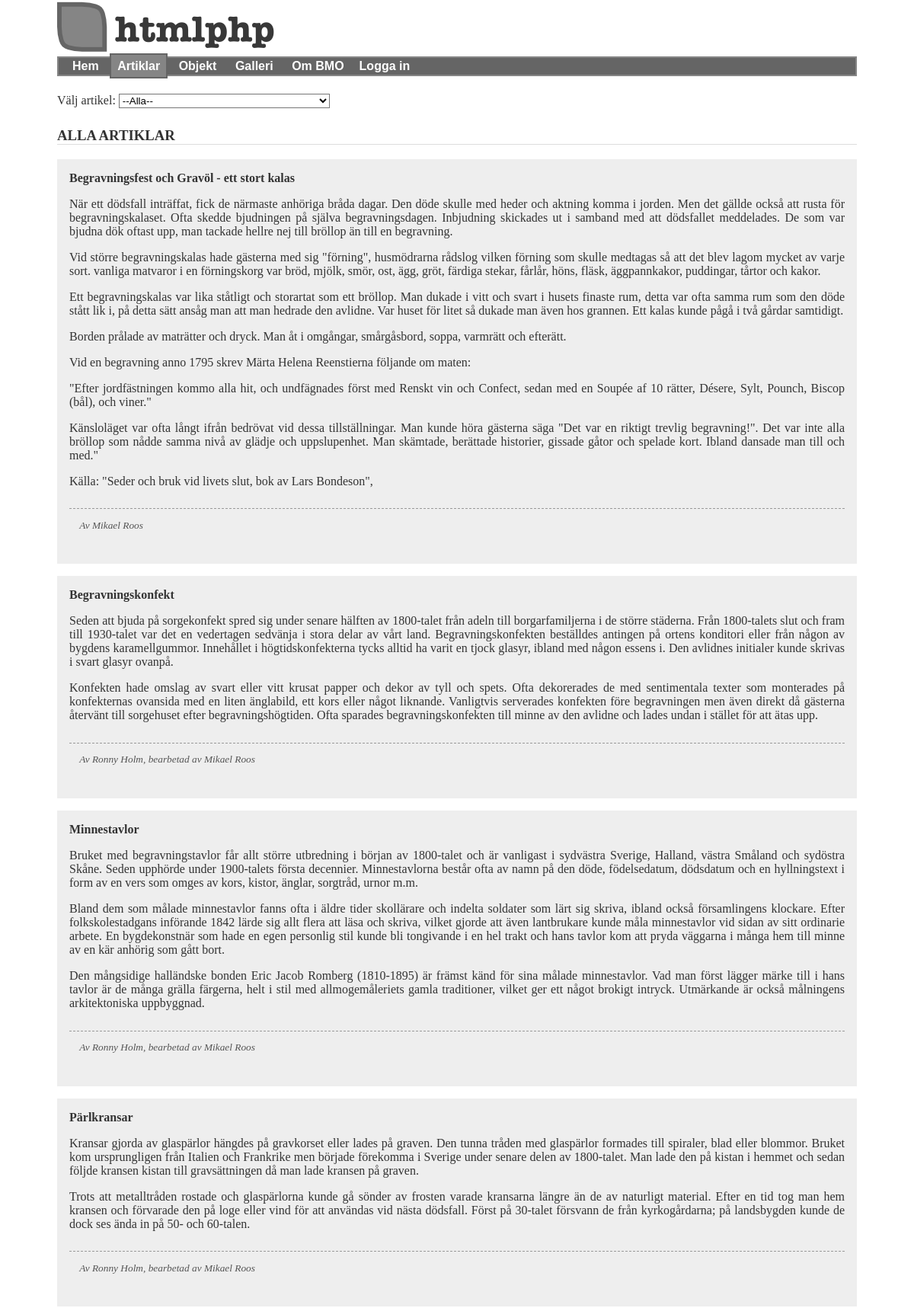
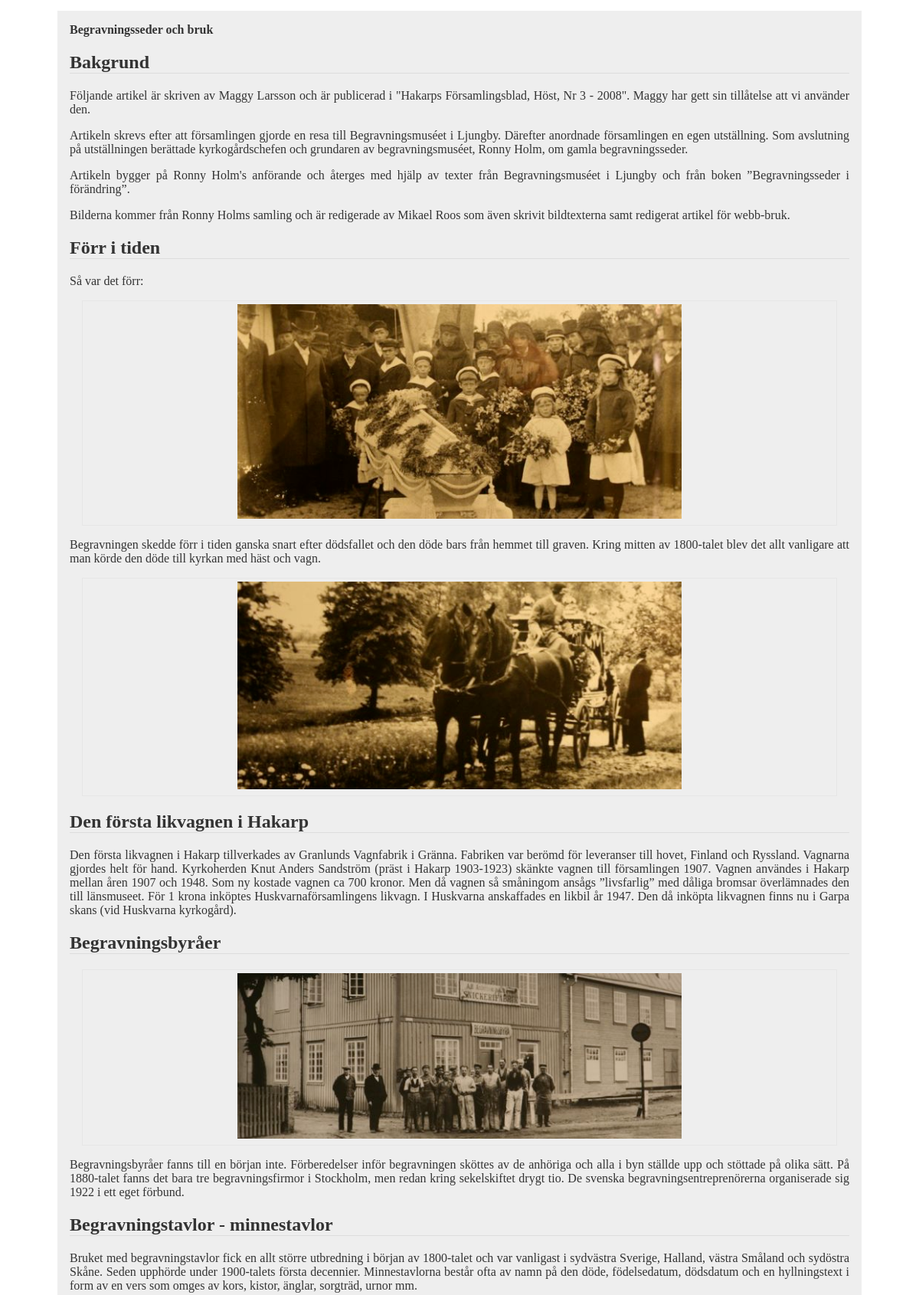
The app's page /article.php (upper part) with its own data (2 pictures, top to bottom).
### tables this page shows
CREATE TABLE "Article" ("id" INTEGER PRIMARY KEY  AUTOINCREMENT  NOT NULL  UNIQUE , "category" TEXT, "title" TEXT, "content" TEXT, "author" TEXT, "pubdate" DATETIME NOT NULL  DEFAULT CURRENT_DATE);

### incl/article/default.php (the view, shortened to what this page needs)
<?php
$stmt = $db->prepare('SELECT * FROM Article WHERE category = "article" ORDER BY pubdate DESC');
$stmt->execute();
$res = $stmt->fetchAll(PDO::FETCH_ASSOC);
?>
<div id='selector'>
  Välj artikel:
  <select onchange="changeContent(this)">
    <option value='all'>--Alla--</option>
  </select>
</div>
<div id='head-all'><h1>Alla artiklar</h1></div>
<?php
$i = 0;
foreach($res as $article): ?>
  <div class='article' id='<?php echo $i++; ?>'>
    <strong><?php echo $article['title']; ?></strong><br>
    <?php echo $article['content']; ?>
    <p class='articleauth'><?php echo $article['author']; ?></p>
  </div>
<?php endforeach; ?>

### incl/header.php (shortened to what this page needs)
<!doctype html>
<html lang="sv">
<head>
	<?php echo stylesheet(); ?>
</head>
<body<?php echo isset($pageId) ? " id='$pageId' " : ""; ?>>
	<header>
		<?php echo logo(); ?>
		<?php echo menu(); ?>
	</header>

### incl/static.php (shortened to what this page needs)
<?php
function stylesheet() {
  if (isset($_SESSION['stylesheet'])) {
    return "<link rel='stylesheet' href='style/" . $_SESSION['stylesheet'] . "'";
  }
  else {
      return "<link rel='stylesheet' href='style/stylesheet.css' title='General stylesheet'>";
  };
}
function logo() {
  if (isset($_SESSION['stylesheet']) && $_SESSION['stylesheet'] == "fancy.css") {
    return "<a href='index.php'><img src='img/fancy.png' alt='fancy logo' width=200 height=90></a>";
  }
  else {
    return "<a href='index.php'><img src='img/logo.png' alt='htmlphp logo' width=300 height=70></a>";
  }
}
function menu() {
  return "<nav class='navmenu'>
    <a id='index-' href='index.php'>Hem</a>
    <a id='article-' href='article.php'>Artiklar</a>
    <a id='object-' href='object.php'>Objekt</a>
    <a id='gallery-' href='gallery.php'>Galleri</a>
    <a id='about-' href='about.php'>Om BMO</a>"
    . userLoginMenu() .
  "</nav>";
}

### src/login.php (shortened to what this page needs)
<?php
function userIsAuthenticated() {
  if(isset($_SESSION['authenticated'])) {
    return $_SESSION['authenticated'];
  } else {
    return false;
  }
}
function userLoginMenu() {
  $menu = array(
    "login"   => array(
      "title" => "Logga in",
      "link" => "login.php?p=login",
    ),
    "logout" => array(
      "title" => "Logga ut",
      "link"   => "login.php?p=logout",
    ),
  );
  if(userIsAuthenticated()) {
    unset($menu['login']);
  } else {
    unset($menu['logout']);
  }
  $html = "";
  foreach($menu as $key=>$val) {
    $html .= "<a id='$key-' href='".$val['link']."'>".$val['title']."</a> ";
  }
  return $html;
}

### article.php (shortened to what this page needs)
<?php
$pageId = "article";
$path = "incl/article";
$file = "default.php";
?>
<?php include("incl/header.php"); ?>
<section id="content">
  <?php if (userIsAuthenticated()) {?>
    <aside class="right" style="width:22%;">
      <?php include("$path/aside.php"); ?>
    </aside>
  <article class="left border justify-para" style="width:72%;">
  <?php }
  else { ?>
    <article class="left justify-para">
  <?php } ?>
    <?php include("$path/$file"); ?>
  </article>
</section>
<?php include("incl/footer.php"); ?>

### incl/footer.php (shortened to what this page needs)
</body>
</html>

### style/stylesheet.css (style rules this page uses)
html,body { margin:0;padding:0; }
html { overflow-y:scroll; }
html { background:#E6E6E6; }
body { background:#fff; }
body { font-family:Georgia, serif;color:#333; }
h1 { text-transform:uppercase; }
h1,h2 { border-bottom:1px solid #dddddd; }
img { border:0; }
header,footer,nav,article,section,aside,figure,figcaption { display:block; }
header, section#content, footer#bottom { margin:0 auto;width:1050px; }
section#content { padding:1em 0 1em 0; }
section#content { overflow:auto; }
a { color: inherit; outline:0; }
nav.navmenu { font-family: arial; font-weight: bold; padding: 2px 8px; background:#656565; border:2px solid #858585; }
nav.navmenu a { padding:6px 8px;text-decoration:none;border:2px solid transparent;color:#fff; }
figure { border:1px solid #E6E6E6;padding:4px;margin:1em;text-align:center; }
.left { float:left; }
.justify, .justify-para p { text-align:justify; }
body#index a#index-, body#object a#object-, body#about a#about-, body#login a#login-, body#logout a#logout-, body#article a#article- { background:#858585;border:2px solid #656565; }
.article { background: #EEEEEE; padding: 1em; margin-bottom: 1em; }
.articleauth { clear: both; border-top: 1px dashed #999999; margin-top:2em; padding: 1em; color: #555555; font-size: smaller; font-style:italic; }

### style/forms.css (style rules this page uses)
select { background-color:#fff; border-width:1px; border-style:solid; }
input[type=text], input[type=password], input.text, input.title, textarea, select { margin:0.5em 0; }

### records on screen
article: title "Begravningsfest och Gravöl - ett stort kalas", content "När ett dödsfall inträffat, fick de närmaste anhöriga bråda dagar. Den döde skulle med heder och aktning komma i jorden. Men det gällde också att rusta för begravningskalaset. Ofta skedde bjudningen på själva begravningsdagen. Inbjudning skickades ut i samband med att dödsfallet meddelades. De som var bjudna dök oftast upp, man tackade hellre nej till bröllop än till en begravning. Vid större begravningskalas hade gästerna med sig \"förning\", husmödrarna rådslog vilken förning som skulle medtagas så att det blev lagom mycket av varje sort. vanliga matvaror i en förningskorg var bröd, mjölk, smör, ost, ägg, gröt, färdiga stekar, fårlår, höns, fläsk, äggpannkakor, puddingar, tårtor och kakor.…", author "Av Mikael Roos"
article: title "Begravningskonfekt", content "Seden att bjuda på sorgekonfekt spred sig under senare hälften av 1800-talet från adeln till borgarfamiljerna i de större städerna. Från 1800-talets slut och fram till 1930-talet var det en vedertagen sedvänja i stora delar av vårt land. Begravningskonfekten beställdes antingen på ortens konditori eller från någon av bygdens karamellgummor. Innehållet i högtidskonfekterna tycks alltid ha varit en tjock glasyr, ibland med någon essens i. Den avlidnes initialer kunde skrivas i svart glasyr ovanpå. Konfekten hade omslag av svart eller vitt krusat papper och dekor av tyll och spets. Ofta dekorerades de med sentimentala texter som monterades på konfekternas ovansida med en liten änglabild, ett…", author "Av Ronny Holm, bearbetad av Mikael Roos"
article: title "Minnestavlor", content "Bruket med begravningstavlor får allt större utbredning i början av 1800-talet och är vanligast i sydvästra Sverige, Halland, västra Småland och sydöstra Skåne. Seden upphörde under 1900-talets första decennier. Minnestavlorna består ofta av namn på den döde, födelsedatum, dödsdatum och en hyllningstext i form av en vers som omges av kors, kistor, änglar, sorgtråd, urnor m.m. Bland dem som målade minnestavlor fanns ofta i äldre tider skollärare och indelta soldater som lärt sig skriva, ibland också församlingens klockare. Efter folkskolestadgans införande 1842 lärde sig allt flera att läsa och skriva, vilket gjorde att även lantbrukare kunde måla minnestavlor vid sidan av sitt ordinarie…", author "Av Ronny Holm, bearbetad av Mikael Roos"
article: title "Pärlkransar", content "Kransar gjorda av glaspärlor hängdes på gravkorset eller lades på graven. Den tunna tråden med glaspärlor formades till spiraler, blad eller blommor. Bruket kom ursprungligen från Italien och Frankrike men började förekomma i Sverige under senare delen av 1800-talet. Man lade den på kistan i hemmet och sedan följde kransen kistan till gravsättningen då man lade kransen på graven. Trots att metalltråden rostade och glaspärlorna kunde gå sönder av frosten varade kransarna längre än de av naturligt material. Efter en tid tog man hem kransen och förvarade den på loge eller vind för att användas vid nästa dödsfall. Först på 30-talet försvann de från kyrkogårdarna; på landsbygden kunde de dock…", author "Av Ronny Holm, bearbetad av Mikael Roos"
article: title "Begravningsseder och bruk", content "Bakgrund Följande artikel är skriven av Maggy Larsson och är publicerad i \"Hakarps Församlingsblad, Höst, Nr 3 - 2008\". Maggy har gett sin tillåtelse att vi använder den. Artikeln skrevs efter att församlingen gjorde en resa till Begravningsmuséet i Ljungby. Därefter anordnade församlingen en egen utställning. Som avslutning på utställningen berättade kyrkogårdschefen och grundaren av begravningsmuséet, Ronny Holm, om gamla begravningsseder. Artikeln bygger på Ronny Holm's anförande och återges med hjälp av texter från Begravningsmuséet i Ljungby och från boken ”Begravningsseder i förändring”. Bilderna kommer från Ronny Holms samling och är redigerade av Mikael Roos som även skrivit…", content (picture)

### other values on screen
$val['title'] "Logga in"
